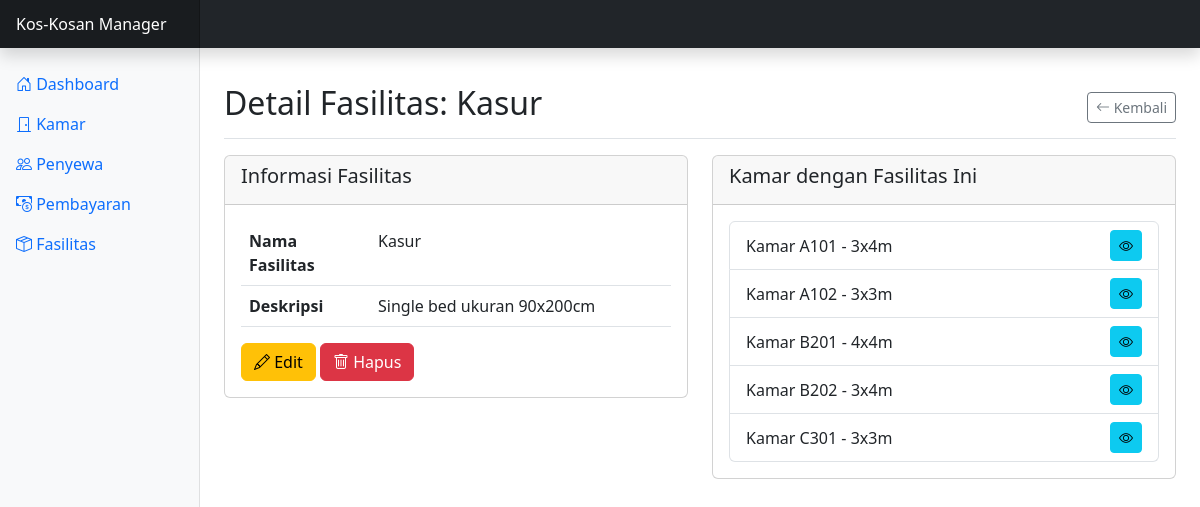
Screenshot of /fasilitas.php?action=view&id=2 with the database file from the repository.
### tables this page shows
CREATE TABLE fasilitas (
    id_fasilitas INT AUTO_INCREMENT PRIMARY KEY,
    nama_fasilitas VARCHAR(100) NOT NULL,
    deskripsi TEXT,
    created_at TIMESTAMP DEFAULT CURRENT_TIMESTAMP,
    updated_at TIMESTAMP DEFAULT CURRENT_TIMESTAMP ON UPDATE CURRENT_TIMESTAMP
);

CREATE TABLE kamar (
    id_kamar INT AUTO_INCREMENT PRIMARY KEY,
    nomor_kamar VARCHAR(10) NOT NULL,
    lantai INT NOT NULL,
    ukuran VARCHAR(20) NOT NULL,
    harga_sewa DECIMAL(10, 2) NOT NULL,
    status ENUM('kosong', 'terisi') NOT NULL DEFAULT 'kosong',
    deskripsi TEXT,
    created_at TIMESTAMP DEFAULT CURRENT_TIMESTAMP,
    updated_at TIMESTAMP DEFAULT CURRENT_TIMESTAMP ON UPDATE CURRENT_TIMESTAMP
);

### class/Fasilitas.php (called while the page is built, shortened)
<?php
class Fasilitas {
    private $conn;
    private $table_name = "fasilitas";
    public $id_fasilitas;
    public function __construct($db) {
        $this->conn = $db;
    }
    public function getOne() {
        $query = "SELECT * FROM " . $this->table_name . " WHERE id_fasilitas = :id";
        $stmt = $this->conn->prepare($query);
        $this->id_fasilitas = htmlspecialchars(strip_tags($this->id_fasilitas));
        $stmt->bindParam(":id", $this->id_fasilitas);
        $stmt->execute();
        $row = $stmt->fetch(PDO::FETCH_ASSOC);
        if($row) {
            $this->nama_fasilitas = $row['nama_fasilitas'];
            $this->deskripsi = $row['deskripsi'];
            return true;
        }
        return false;
    }
}
?>

### view/fasilitas/detail.php (the view)
<div class="d-flex justify-content-between flex-wrap flex-md-nowrap align-items-center pt-3 pb-2 mb-3 border-bottom">
    <h1 class="h2">Detail Fasilitas: <?php echo $fasilitas->nama_fasilitas; ?></h1>
    <div class="btn-toolbar mb-2 mb-md-0">
        <a href="fasilitas.php" class="btn btn-sm btn-outline-secondary">
            <i class="bi bi-arrow-left"></i> Kembali
        </a>
    </div>
</div>
<div class="row">
    <div class="col-md-6">
        <div class="card mb-4">
            <div class="card-header">
                <h5>Informasi Fasilitas</h5>
            </div>
            <div class="card-body">
                <table class="table">
                    <tr>
                        <th width="30%">Nama Fasilitas</th>
                        <td><?php echo $fasilitas->nama_fasilitas; ?></td>
                    </tr>
                    <tr>
                        <th>Deskripsi</th>
                        <td><?php echo $fasilitas->deskripsi ? $fasilitas->deskripsi : '<span class="text-muted">-</span>'; ?></td>
                    </tr>
                </table>
                <div class="mt-3">
                    <a href="fasilitas.php?action=edit&id=<?php echo $fasilitas->id_fasilitas; ?>" class="btn btn-warning">
                        <i class="bi bi-pencil"></i> Edit
                    </a>
                    <a href="fasilitas.php?action=delete&id=<?php echo $fasilitas->id_fasilitas; ?>" class="btn btn-danger" onclick="return confirm('Apakah Anda yakin ingin menghapus fasilitas ini?')">
                        <i class="bi bi-trash"></i> Hapus
                    </a>
                </div>
            </div>
        </div>
    </div>
    <div class="col-md-6">
        <div class="card">
            <div class="card-header">
                <h5>Kamar dengan Fasilitas Ini</h5>
            </div>
            <div class="card-body">
                <?php
                $query = "SELECT k.*
                          FROM kamar k
                          INNER JOIN kamar_fasilitas kf ON k.id_kamar = kf.id_kamar
                          WHERE kf.id_fasilitas = :id_fasilitas
                          ORDER BY k.nomor_kamar ASC";
                $stmt = $db->prepare($query);
                $stmt->bindParam(":id_fasilitas", $fasilitas->id_fasilitas);
                $stmt->execute();
                if($stmt->rowCount() > 0) {
                    echo "<ul class='list-group'>";
                    while($row = $stmt->fetch(PDO::FETCH_ASSOC)) {
                        echo "<li class='list-group-item d-flex justify-content-between align-items-center'>";
                        echo "Kamar " . $row['nomor_kamar'] . " - " . $row['ukuran'];
                        echo "<a href='kamar.php?action=view&id=" . $row['id_kamar'] . "' class='btn btn-sm btn-info'><i class='bi bi-eye'></i></a>";
                        echo "</li>";
                    }
                    echo "</ul>";
                } else {
                    echo "<p class='text-muted'>Tidak ada kamar yang menggunakan fasilitas ini.</p>";
                }
                ?>
            </div>
        </div>
    </div>
</div>

### rows the page displays
fasilitas: nama_fasilitas "Kasur", deskripsi "Single bed ukuran 90x200cm"
kamar: nomor_kamar "A101", ukuran "3x4m"
kamar: nomor_kamar "A102", ukuran "3x3m"
kamar: nomor_kamar "B201", ukuran "4x4m"
kamar: nomor_kamar "B202", ukuran "3x4m"
kamar: nomor_kamar "C301", ukuran "3x3m"
